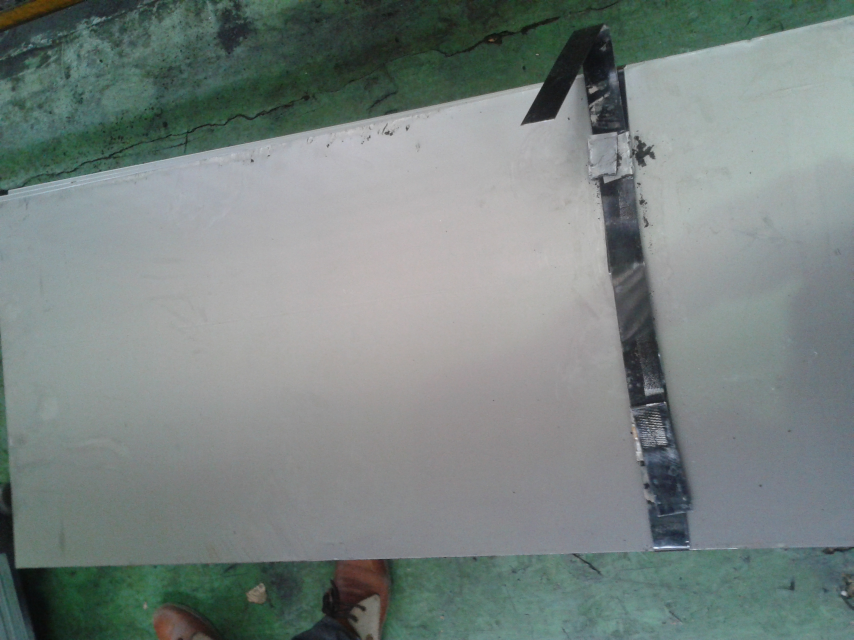
%> input picture Image1.jpg, 2560 x 1920 px (shown at 1/3 size)
$ octave Main1.m   (GNU Octave 9; MATLAB toolbox functions it lacks are replaced by stand-ins)
%> lines starting %> are read from the running program, lines starting %| are printed output that depends on the picture
clc
clear all
close all
%Part1
I{1}=imread('Image1.jpg');
I{2}=imread('Image2.jpg');
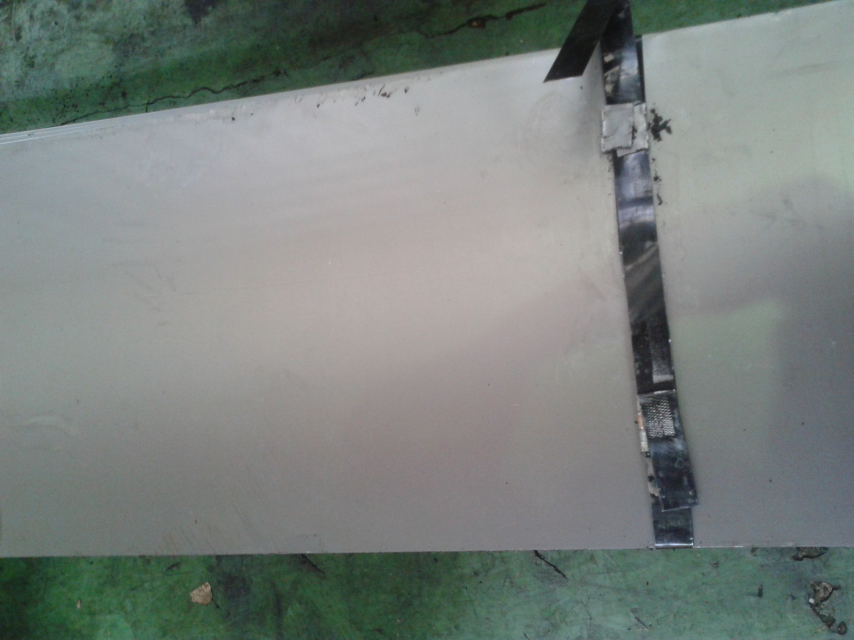
%> input picture Image2.jpg, 2560 x 1920 px (shown at 1/3 size)
I{3}=imread('Image3.jpg');
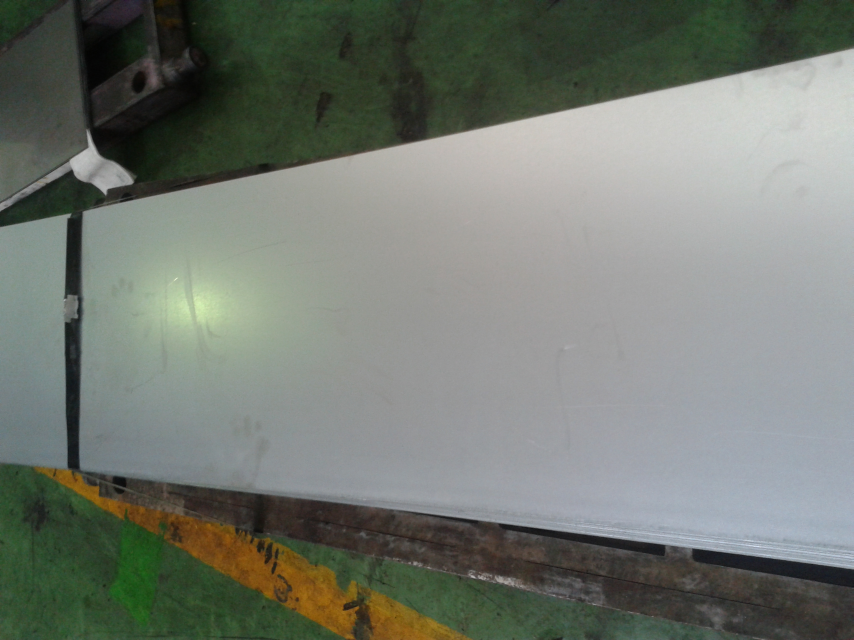
%> input picture Image3.jpg, 2560 x 1920 px (shown at 1/3 size)
I{4}=imread('Image4.jpg');
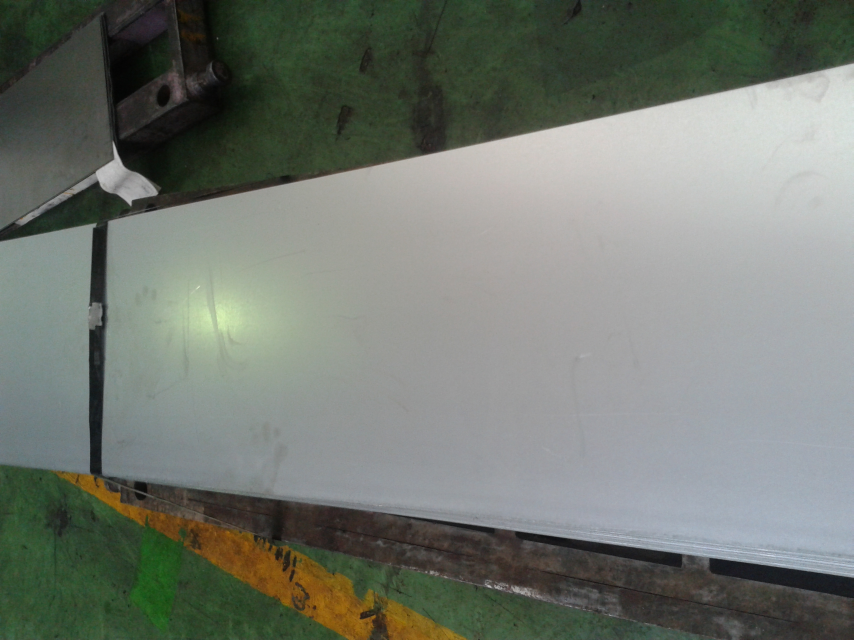
%> input picture Image4.jpg, 2560 x 1920 px (shown at 1/3 size)
I{5}=imread('Image5.jpg');
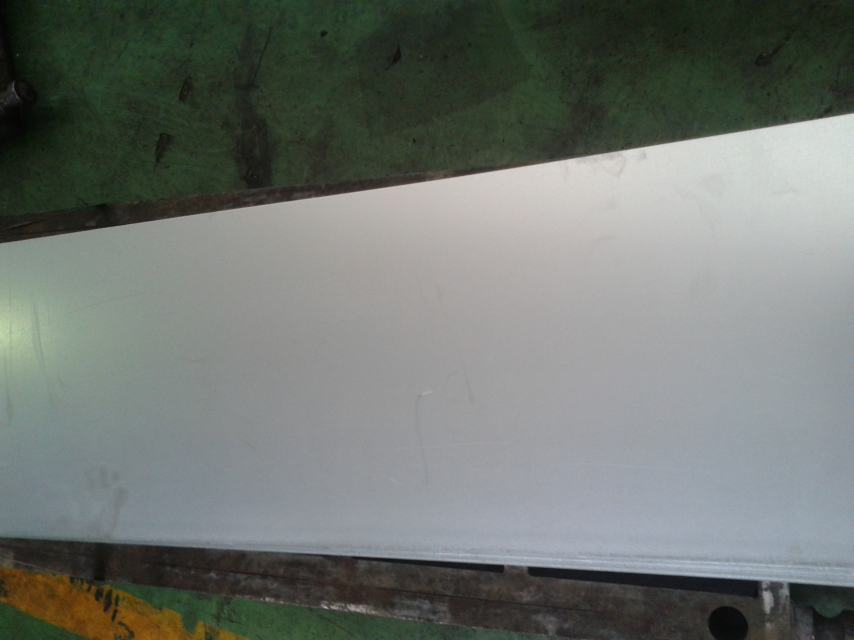
%> input picture Image5.jpg, 2560 x 1920 px (shown at 1/3 size)
I{6}=imread('Image6.jpg');
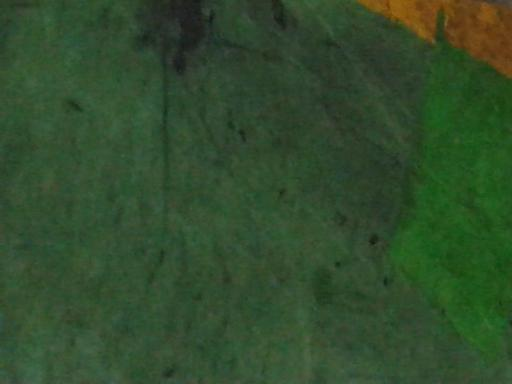
%> input picture Image6.jpg, 512 x 384 px
%> (the run ends here)
